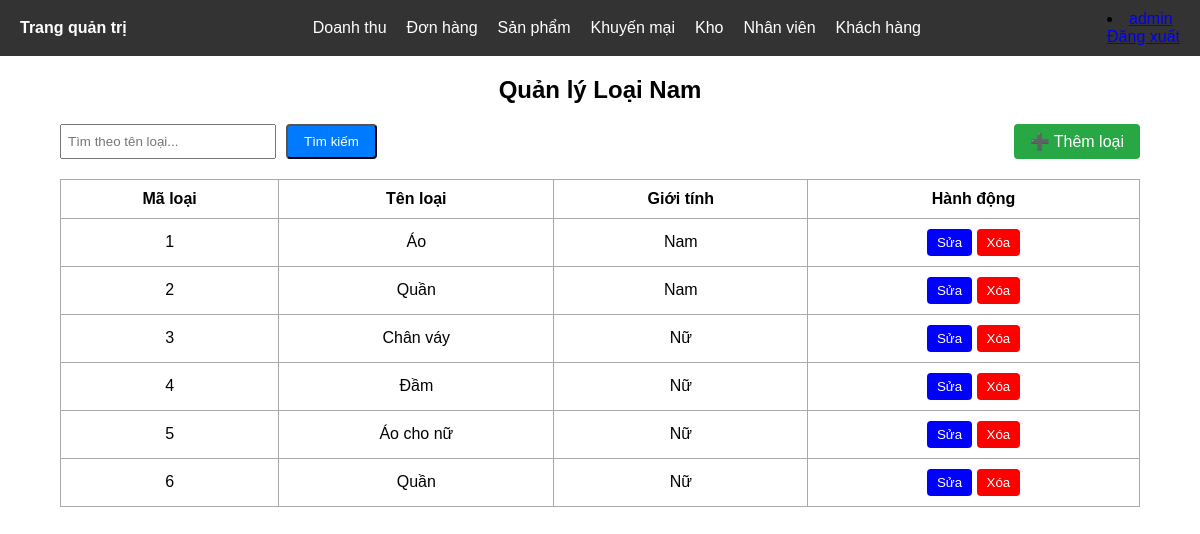
The page /admin/loai/loainam.php (signed in) on the database its author committed.
### tables this page shows
CREATE TABLE `loainam` (
  `MaLoai` int(11) NOT NULL,
  `TenLoai` varchar(100) NOT NULL,
  `GioiTinh` varchar(10) NOT NULL
);

### admin/loai/loainam.php (the view, shortened to what this page needs)
<?php
include '../include/header.php';
$host = 'localhost';
$dbname = 'h_a';
$username = 'root';
$password = '';
try {
    $conn = new PDO("mysql:host=$host;dbname=$dbname;charset=utf8", $username, $password);
    $conn->setAttribute(PDO::ATTR_ERRMODE, PDO::ERRMODE_EXCEPTION);
} catch (PDOException $e) {
    die("Kết nối CSDL thất bại: " . $e->getMessage());
}
$search = $_GET['search'] ?? '';
$sql = "SELECT * FROM loainam WHERE TenLoai LIKE :search";
$stmt = $conn->prepare($sql);
$stmt->execute(['search' => "%$search%"]);
$ds = $stmt->fetchAll();
?>
<!DOCTYPE html>
<html lang="vi">
<head>
</head>
<body>
<h2 style="text-align: center;">Quản lý Loại Nam</h2>
<div class="controls">
    <form method="GET">
        <input type="text" name="search" placeholder="Tìm theo tên loại..." value="<?= htmlspecialchars($search) ?>">
        <button type="submit" style="background: #007bff;">Tìm kiếm</button>
    </form>
    <a href="themloai.php" class="btn-them">➕ Thêm loại</a>
</div>
<table>
    <thead>
        <tr>
            <th>Mã loại</th>
            <th>Tên loại</th>
            <th>Giới tính</th>
            <th>Hành động</th>
        </tr>
    </thead>
    <tbody>
        <?php foreach ($ds as $row): ?>
            <tr>
                <td><?= $row['MaLoai'] ?></td>
                <td><?= htmlspecialchars($row['TenLoai']) ?></td>
                <td><?= $row['GioiTinh'] ?></td>
                <td>
                    <a href="sualoai.php?id=<?= $row['MaLoai'] ?>"><button class="btn-sua">Sửa</button></a>
                    <a href="xoaloai.php?id=<?= $row['MaLoai'] ?>" onclick="return confirm('Bạn có chắc muốn xóa?')"><button class="btn-xoa">Xóa</button></a>
                </td>
            </tr>
        <?php endforeach; ?>
    </tbody>
</table>
</body>
</html>

### admin/include/header.php (style rules this page uses)
body { margin: 0; font-family: Arial, sans-serif; }

### admin/loai/loainam.php (style rules this page uses)
.controls { width: 90%; margin: 20px auto; display: flex; justify-content: space-between; align-items: center; }
.controls form { display: flex; gap: 10px; }
.controls input[type="text"] { padding: 6px; width: 200px; }
.controls button, .controls a { padding: 8px 16px; text-decoration: none; border-radius: 4px; color: white; }
.btn-them { background: #28a745; }
.btn-sua { background: blue; padding: 6px 10px; border: none; color: white; border-radius: 4px; cursor: pointer; }
.btn-xoa { background: red; padding: 6px 10px; border: none; color: white; border-radius: 4px; cursor: pointer; }
table { width: 90%; margin: auto; border-collapse: collapse; }
th, td { border: 1px solid #aaa; padding: 10px; text-align: center; }

### rows shown on the page
loainam: MaLoai "1", TenLoai "Áo", GioiTinh "Nam"
loainam: MaLoai "2", TenLoai "Quần", GioiTinh "Nam"
loainam: MaLoai "3", TenLoai "Chân váy", GioiTinh "Nữ"
loainam: MaLoai "4", TenLoai "Đầm", GioiTinh "Nữ"
loainam: MaLoai "5", TenLoai "Áo cho nữ", GioiTinh "Nữ"
loainam: MaLoai "6", TenLoai "Quần", GioiTinh "Nữ"

### other values the page prints
$tennv "admin"
